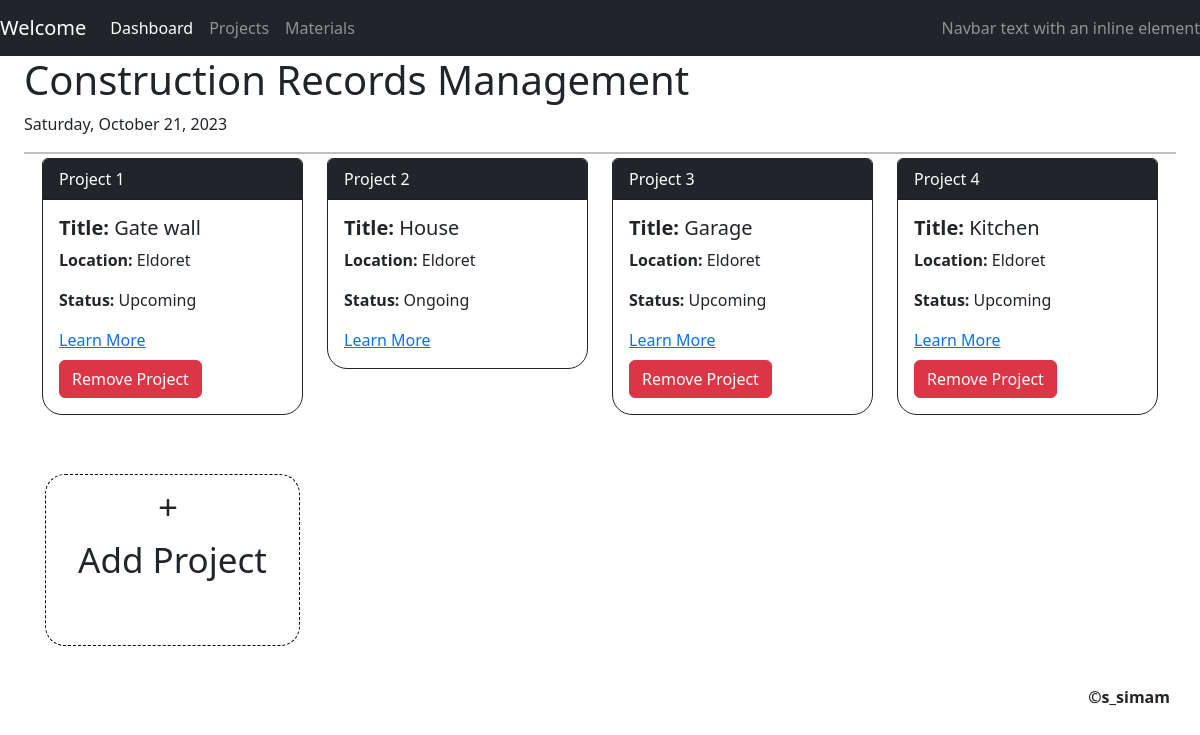
The page /manager/projects on the database its author committed.
### manager/models.py (models this page shows, shortened)
class Project(models.Model):
    title = models.CharField(max_length=100)
    location = models.CharField(max_length=64)
    start_date = models.DateField()
    end_date = models.DateField()
    status = models.CharField(max_length=20, choices=STATUS_CHOICES)
    materials = models.ManyToManyField(Material, through='MaterialAssignment', related_name="materials_used")
    def get_status(self):
        today = date.today()
        if today < self.start_date:
            return 'Upcoming'
        elif self.start_date <= today <= self.end_date:
            return 'Ongoing'
        elif today > self.end_date:
            return 'Completed'
        return 'Unknown'  # Handle any other cases as needed

### manager/views.py (the view)
# urls.py: path("projects", views.all_projects, name="projects"),
def all_projects(request):
    projects = Project.objects.all()
    return render(request, "manager/projects.html", {
        "projects": projects
    })

### manager/templates/manager/projects.html (shortened to what this page needs)
{%extends 'manager/layout.html'%}
{%block body%}
    <section class="project-list">
        <div class="container mt-4">
            <div class="row">
                {% for project in projects %}
                    <div class="col-md-3 col-sm-6 mb-4">
                        <div class="card border-dark rounded-top" style="border-radius: 20px; position: relative; top: -20px;">
                            <div class="card-header bg-dark text-white ">Project {{ forloop.counter }}</div>
                            <div class="card-body">
                                <h5 class="card-title"><strong>Title:</strong> {{ project.title }}</h5>
                                <p class="card-text"><strong>Location:</strong> {{ project.location }}</p>
                                <p class="card-text"><strong>Status:</strong> {{ project.get_status }}</p>
                                <a href="{% url 'project_detail' project.id %}">Learn More</a>
                                {% if project.status != 'Ongoing' %}
                                    <form method="post" action="{% url 'remove_project' project.id %}">
                                        <button type="submit" class="btn btn-danger mt-2">
                                            Remove Project
                                        </button>
                                    </form>
                                {% endif %}
                            </div>
                        </div>
                    </div>
                {% empty %}
                    <p>No Projects Available.</p>
                {% endfor %}
                <div class="col-md-3 col-sm-6 mb-4" style="padding: 15px;">
                    <a href="{% url 'add_project' %}" class="btn btn-white btn-block text-center add-button" style="border-radius: 20px; font-size: 35px; border: thin dashed black;">+&nbsp;<br> Add Project<br>&nbsp;</a>
                </div>
            </div>
        </div>
    </section>
{%endblock%}

### manager/templates/manager/projects.html (style rules this page uses)
.add-button { transition: background-color 0.3s, font-weight 0.3s; }

### rows shown on the page
Project: title "Gate wall", location "Eldoret", get_status "Upcoming", status "Remove Project"
Project: title "House", location "Eldoret", get_status "Ongoing"
Project: title "Garage", location "Eldoret", get_status "Upcoming", status "Remove Project"
Project: title "Kitchen", location "Eldoret", get_status "Upcoming", status "Remove Project"
